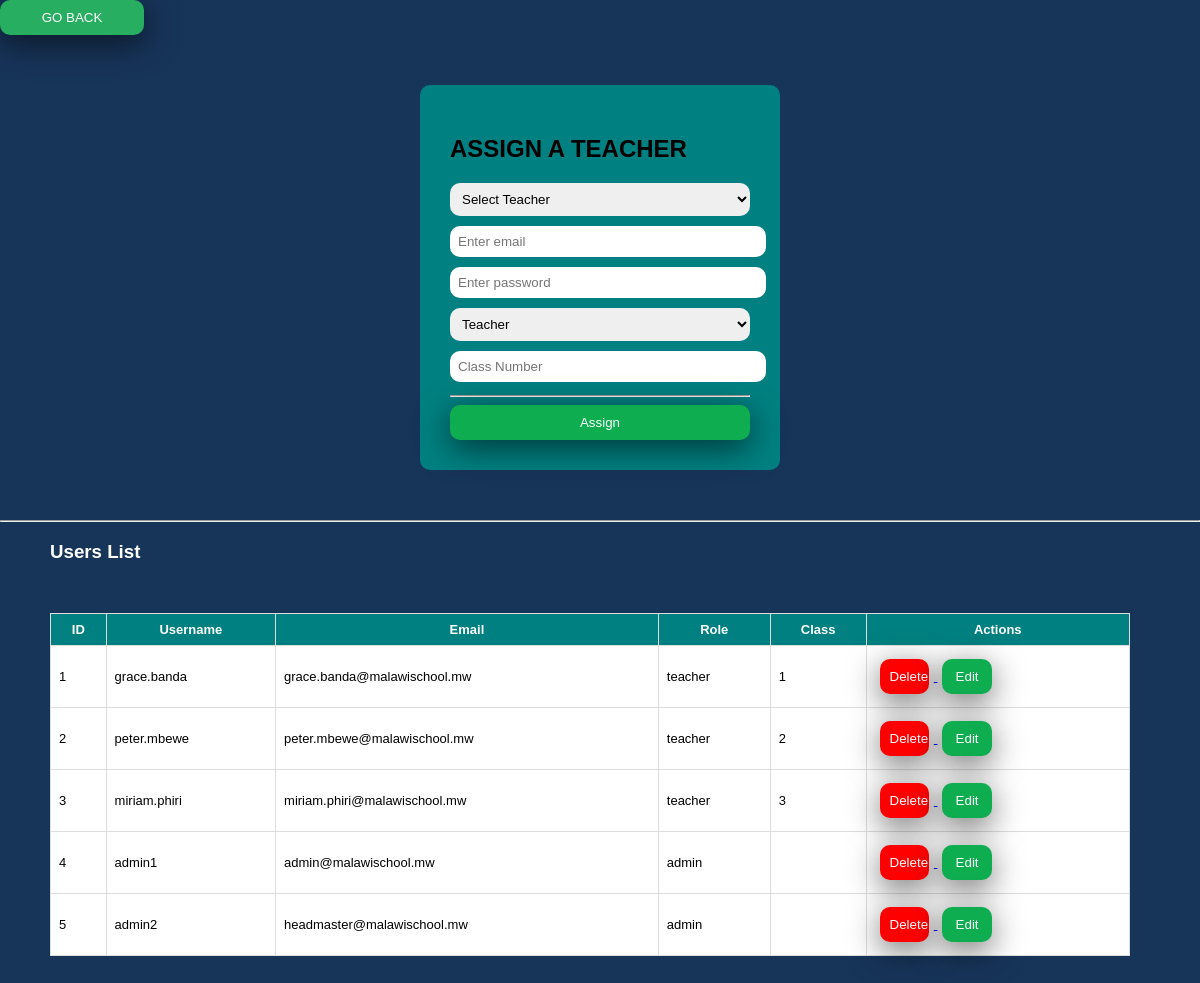
/headteacher/signup.php, run on the app's committed database.
### tables this page shows
CREATE TABLE users (
    user_id INT AUTO_INCREMENT PRIMARY KEY,
    username VARCHAR(50),
    email VARCHAR(100),
    password VARCHAR(255),  
    role VARCHAR(20),    
    class INT
);

### headteacher/signup.php (the view, shortened to what this page needs)
<?php
    require("../db.php");
    ?>
    <!DOCTYPE html>
    <html>
    <head>
        <link rel="stylesheet" href="../class_teacher/grades.css">
    </head>
    <body>
    <div>
        <button style="width: 12%; background: #27ae60" onclick="returnhead()">GO BACK</button>
    </div>
    <div class="form">
    <h2>ASSIGN A TEACHER</h2>
    <form method="POST" autocomplete="off">
    <select name="teacher_select" id="teacherSelect" onchange="fillEmailClass()" style="display:block;">
        <option value="">Select Teacher</option>
    </select>
        <input type="email" name="user_email_login" value="<?php echo isset($editUser) ? $editUser['email'] : ''; ?>" placeholder="Enter email" autocomplete="off" required>
    <input type="password" name="user_password_login" value="<?php echo isset($editUser) ? $editUser['email'] : ''; ?>" placeholder="Enter password" autocomplete="new-password" required>
    <select name="role" id="role" onchange="toggleClass()">
    <option value="teacher">Teacher</option>
    </select>
    <input type="number" name="class" value="<?php echo isset($editUser) ? $editUser['email'] : ''; ?>" autocomplete="off" id="classField" placeholder="Class Number"> <hr>
    <button name="signup"><?php echo isset($editUser) ? "Update" : "Assign"; ?></button>
    </form>
    </div>
    <hr>
    <h3 style="color:white;margin-left: 50px;">Users List</h3>
    <table border="1" style="width: 90%; background:white;margin: 50px;">
    <tr>
    <th>ID</th>
    <th>Username</th>
    <th>Email</th>
    <th>Role</th>
    <th>Class</th>
    <th>Actions</th>
    </tr>
    <?php
    $users = mysqli_query($conn, "SELECT * FROM users");
    while($u = mysqli_fetch_assoc($users)) {
    ?>
    <tr>
    <td><?php echo $u['user_id']; ?></td>
    <td><?php echo $u['username']; ?></td>
    <td><?php echo $u['email']; ?></td>
    <td><?php echo $u['role']; ?></td>
    <td><?php echo $u['class']; ?></td>
    <td>
    <a href="?delete=<?php echo $u['user_id']; ?>" onclick="return confirmDelete()">
    <button  style="background:red;color:white;width: 20%;margin: 5px;">Delete</button>
    </a>
    <a href="?edit=<?php echo $u['user_id']; ?>">
    <button style="width: 20%;margin: 5px;">Edit</button>
    </a>
    </td>
    </tr>
    <?php } ?>
    </table>
    </body>
    </html>

### class_teacher/grades.css (style rules this page uses)
body { font-family: 'Poppins', Arial, sans-serif; background: #c7cccf; margin: 0; top: 0; }
input, select { padding: 8px; width: 100%; border: 1px solid #ccc; }
button { background: #27ae60; color: white; padding: 10px; border: none; cursor: pointer; border-radius: 5px; }
table { width: 100%; border-collapse: collapse; }
th, td { border: 1px solid #ddd; padding: 8px; font-size: 13px; }
th { background: #008081; color: white; }

### headteacher/signup.php (style rules this page uses)
body { font-family: Arial; background: #173459; }
.form { width:300px; margin:50px auto; background: #008081; padding:30px; border-radius:10px; }
input, select { width:100%; padding:8px; margin:5px 0;border-radius:10px; border:none; }
button { width:100%; padding:10px; border-radius:10px; background: #0dad50; color:white; border:none; box-shadow: 0 8px 32px 0 rgba(0, 0, 0, 0.58); }

### data on the page
users: user_id "1", username "grace.banda", email "grace.banda@malawischool.mw", role "teacher", class "1"
users: user_id "2", username "peter.mbewe", email "peter.mbewe@malawischool.mw", role "teacher", class "2"
users: user_id "3", username "miriam.phiri", email "miriam.phiri@malawischool.mw", role "teacher", class "3"
users: user_id "4", username "admin1", email "admin@malawischool.mw", role "admin"
users: user_id "5", username "admin2", email "headmaster@malawischool.mw", role "admin"
